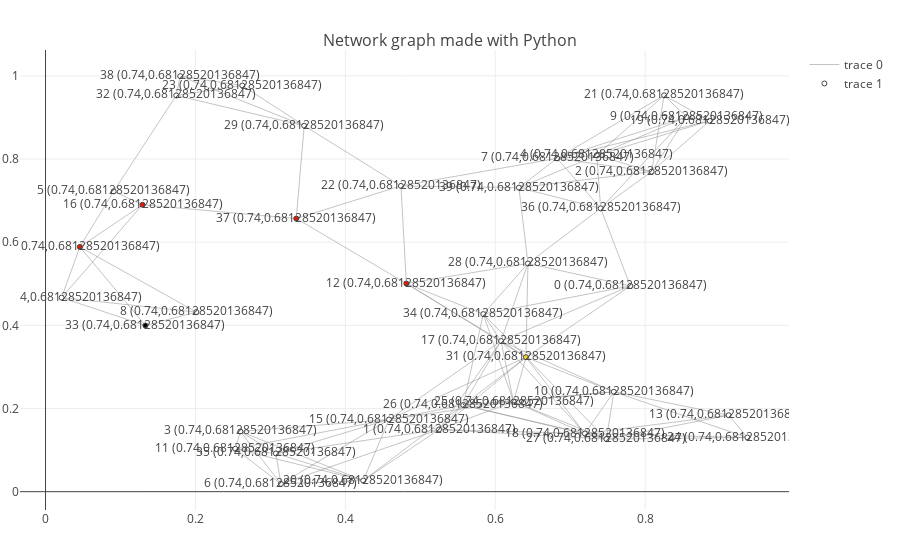

The cell this chart's notebook holds for it:
### Code cell
show_map(map_40, start=s, goal=g, path=planner.path)
